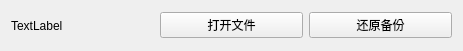
<?xml version="1.0" encoding="UTF-8"?>
<ui version="4.0">
 <class>BackupFileIndfo</class>
 <widget class="QWidget" name="BackupFileIndfo">
  <property name="geometry">
   <rect>
    <x>0</x>
    <y>0</y>
    <width>463</width>
    <height>51</height>
   </rect>
  </property>
  <property name="windowTitle">
   <string>Form</string>
  </property>
  <layout class="QHBoxLayout" name="horizontalLayout">
   <item>
    <widget class="QLabel" name="label_Name">
     <property name="text">
      <string>TextLabel</string>
     </property>
    </widget>
   </item>
   <item>
    <widget class="QPushButton" name="pushButton_Open">
     <property name="text">
      <string>打开文件</string>
     </property>
    </widget>
   </item>
   <item>
    <widget class="QPushButton" name="pushButton">
     <property name="text">
      <string>还原备份</string>
     </property>
    </widget>
   </item>
  </layout>
 </widget>
 <resources/>
 <connections/>
</ui>
